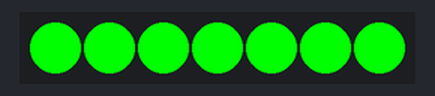
The sketch below on a simulated Arduino Uno, built with avr-gcc and run on an emulated ATmega328P. Parts: 7 RGB LEDs in strip order, left to right. The strip is taken to match the declared colour order.

Above: at 0.1 s.
At 3.7 s:
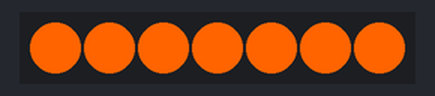
At 7.3 s:
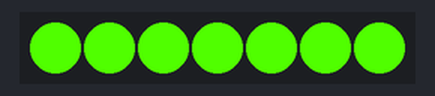
At 10.9 s:
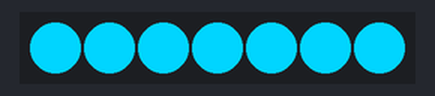
Timing chart, 0 to 130.0 s (numbered marks = the images above):
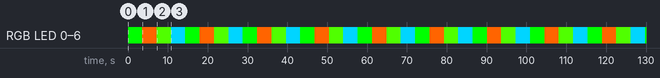

The sketch:

p2KinteicSculptureLightCode.ino
```cpp
#include <Adafruit_NeoPixel.h>

#define PIN      6
#define N_LEDS 7

Adafruit_NeoPixel strip = Adafruit_NeoPixel(N_LEDS, PIN, NEO_RGB + NEO_KHZ800);

void setup() {
  strip.begin();
}

void loop() {
  colorWipe(strip.Color(0, 255, 0)); // Red
  colorWipe(strip.Color(255, 100, 0)); // Green
  colorWipe(strip.Color(80, 255, 0)); // Orange
  colorWipe(strip.Color(0, 213, 255)); // Purple 0 102 102
}

void colorWipe(uint32_t c) {
  for(uint16_t i=0; i<strip.numPixels()+4; i++) {
      strip.setPixelColor(i  , c); // Draw new pixel
      strip.show();
  }
  delay(3600);
}
```

Measured:
- by itself, RGB LED 0–6: repeats every 14.4 s: RGB(255, 100, 0) 3.6 s, RGB(80, 255, 0) 3.6 s, RGB(0, 213, 255) 3.6 s, RGB(0, 255, 0) 3.6 s
- by itself, everything shown: repeats every 14.4 s, in 4 steps
- what the display in image 1 shows lasts 3.6 s, from 3.6 s to 7.2 s
